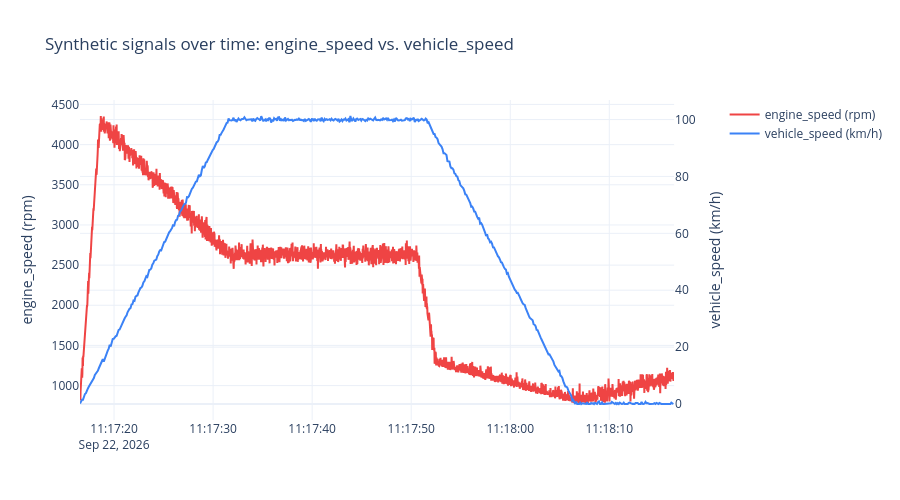

Notebook source saved alongside this figure:
### Markdown cell above
## Analyze: synthetic signals over time

`engine_speed` and `vehicle_speed` are selected via a pushed-down `channel IN (...)` predicate
— `WhereClauseExtractor` (Scala) renders it into the where-clause string the Python helper
receives — then collected directly. That's safe here because the synthetic fixture is small
(3,600 rows across both channels combined); a larger file would typically be aggregated or
downsampled in Spark before collecting.

### Code cell
signals = (
    df.where("channel IN ('engine_speed', 'vehicle_speed')")
    .select("time", "channel", "valueNumeric")
    .orderBy("time")
    .toPandas()
)

engine = signals[signals["channel"] == "engine_speed"]
speed = signals[signals["channel"] == "vehicle_speed"]

from plotly.subplots import make_subplots

fig_signals = make_subplots(specs=[[{"secondary_y": True}]])
fig_signals.add_trace(
    go.Scatter(x=engine["time"], y=engine["valueNumeric"], name="engine_speed (rpm)",
               line=dict(color="#EF4444")),
    secondary_y=False,
)
fig_signals.add_trace(
    go.Scatter(x=speed["time"], y=speed["valueNumeric"], name="vehicle_speed (km/h)",
               line=dict(color="#3B82F6")),
    secondary_y=True,
)
fig_signals.update_layout(
    title="Synthetic signals over time: engine_speed vs. vehicle_speed",
    template="plotly_white",
    width=900, height=500,
)
fig_signals.update_yaxes(title_text="engine_speed (rpm)", secondary_y=False)
fig_signals.update_yaxes(title_text="vehicle_speed (km/h)", secondary_y=True)
fig_signals.write_image(os.path.join(ASSETS_DIR, "synthetic-signals.png"), scale=2)
fig_signals.show()

### Figure 1 — Plotly figure (JSON) as saved in the notebook; plotly's stock layout.template omitted (floating-point values rounded to 4 significant figures; data arrays with more than 128 entries replaced by an {"elided": "..."} marker saying what was removed)
{"data": [{"line": {"color": "#EF4444"}, "name": "engine_speed (rpm)", "type": "scatter", "x": {"elided": "3000 str values"}, "xaxis": "x", "y": {"elided": "3000 float values"}, "yaxis": "y"}, {"line": {"color": "#3B82F6"}, "name": "vehicle_speed (km/h)", "type": "scatter", "x": {"elided": "600 str values"}, "xaxis": "x", "y": {"elided": "600 float values"}, "yaxis": "y2"}], "layout": {"height": 500, "title": {"text": "Synthetic signals over time: engine_speed vs. vehicle_speed"}, "width": 900, "xaxis": {"anchor": "y", "domain": [0.0, 0.94]}, "yaxis": {"anchor": "x", "domain": [0.0, 1.0], "title": {"text": "engine_speed (rpm)"}}, "yaxis2": {"anchor": "x", "overlaying": "y", "side": "right", "title": {"text": "vehicle_speed (km/h)"}}}}
